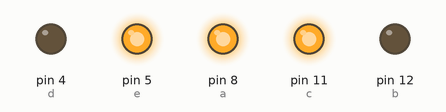
A sketch run on a simulated Arduino Uno, built with avr-gcc and run on an emulated ATmega328P. Shown: output pins drawn as LEDs (lit = HIGH).

Above: at 0.5 s.
At 3.5 s:
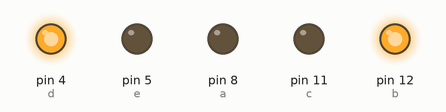
Timing chart, 0 to 4.6 s (numbered marks = the images above):
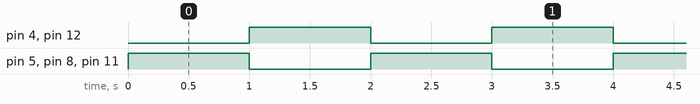

Measured:
- by itself, pin 4 (d), pin 5 (e), pin 8 (a), pin 11 (c), pin 12 (b): alternates HIGH for 1.0 s and LOW for 1.0 s

The sketch:

LED__blinking.ino
```cpp
int a=8;
int b=12;
int c=11;
int d=4;
int e=5;
void setup() {
  // put your setup code here, to run once:
pinMode(8,OUTPUT);
pinMode(12,OUTPUT);
pinMode(11,OUTPUT);
pinMode(4,OUTPUT);
pinMode(5,OUTPUT);
}

void loop() {
  // put your main code here, to run repeatedly:
digitalWrite (a,HIGH);
digitalWrite (b,LOW);
digitalWrite (c,HIGH);
digitalWrite (d,LOW);
digitalWrite (e,HIGH);
delay(1000);
digitalWrite (a,LOW);
digitalWrite (b,HIGH);
digitalWrite (c,LOW);
digitalWrite (d,HIGH);
digitalWrite (e,LOW);
delay(1000);
}
```
